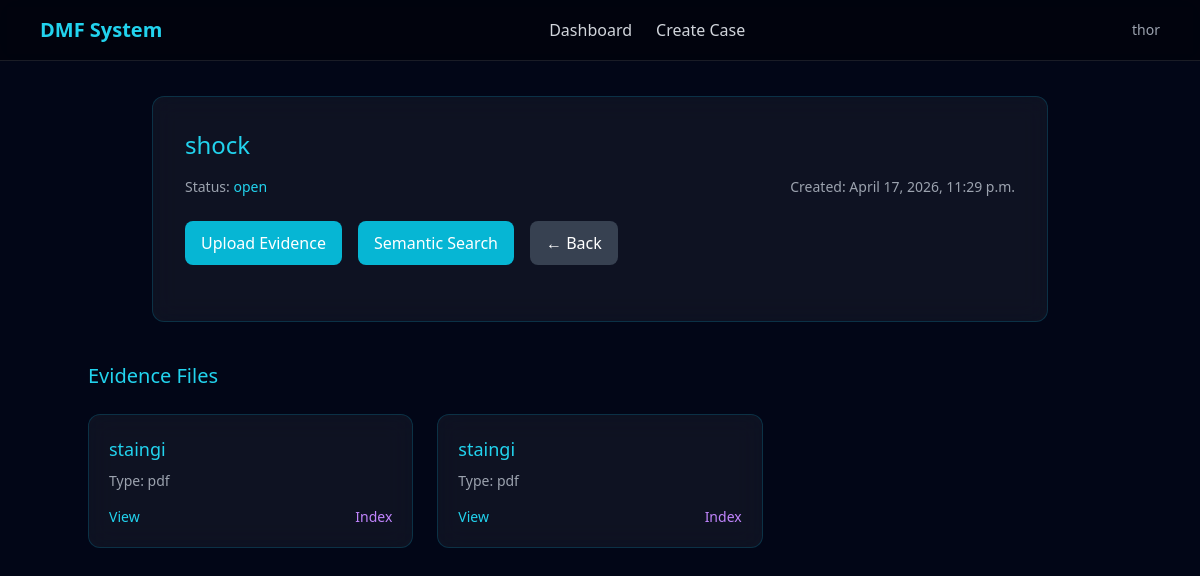
The app's page /cases/cases/1/ (signed in) with its own data.
### cases/models.py (models this page shows, shortened)
class Case(models.Model):
    STATUS_CHOICES = [
        ('open', 'Open'),
        ('closed', 'Closed'),
    ]
    title = models.CharField(max_length=255)
    description = models.TextField(blank=True)
    created_by = models.ForeignKey(User, on_delete=models.CASCADE, related_name='cases')
    status = models.CharField(max_length=20, choices=STATUS_CHOICES, default='open')
    created_at = models.DateTimeField(auto_now_add=True)

### evidence/models.py (models this page shows, shortened)
class EvidenceFile(models.Model):
    FILE_TYPES = [
        ('pdf', 'PDF'),
        ('txt', 'Text'),
        ('docx', 'DOCX'),
        ('other', 'Other'),
    ]
    case = models.ForeignKey(Case, on_delete=models.CASCADE, related_name='evidence_files')
    title = models.CharField(max_length=255)
    file = models.FileField(upload_to='evidence/')
    file_type = models.CharField(max_length=20, choices=FILE_TYPES, default='other')
    extracted_text = models.TextField(blank=True)
    uploaded_at = models.DateTimeField(auto_now_add=True)

### cases/views.py (the view)
# urls.py: path('cases/<int:case_id>/', views.case_detail, name='case_detail'),
@login_required
def case_detail(request, case_id):
    case = get_object_or_404(Case, id=case_id, created_by=request.user)
    return render(request, 'cases/case_detail.html', {'case': case})

### templates/cases/case_detail.html (shortened to what this page needs)
{% load static %}
<!DOCTYPE html>
<html lang="en">
<head>
<script src="https://cdn.tailwindcss.com"></script>
</head>
<body class="pt-24 px-6">
<header class="navbar fixed top-0 left-0 w-full z-50 flex justify-between items-center px-10 py-4">
    <h1 class="text-xl font-bold text-cyan-400">DMF System</h1>
    <nav class="flex gap-6 text-gray-300">
        <a href="{% url 'home' %}" class="hover:text-cyan-400">Dashboard</a>
        <a href="{% url 'create_case' %}" class="hover:text-cyan-400">Create Case</a>
    </nav>
    <div class="flex gap-4 items-center">
        <span class="text-sm text-gray-400">{{ request.user.username }}</span>
    </div>
</header>
<div class="glass p-8 rounded-xl max-w-4xl mx-auto">
    <h2 class="text-2xl text-cyan-400 mb-4">{{ case.title }}</h2>
    <div class="flex justify-between text-sm text-gray-400 mb-6">
        <span>Status: <span class="text-cyan-400">{{ case.status }}</span></span>
        <span>Created: {{ case.created_at }}</span>
    </div>
    <div class="flex gap-4 mb-6 flex-wrap">
        <a href="{% url 'upload_evidence' %}" class="btn">
            Upload Evidence
        </a>
        <a href="{% url 'semantic_search' %}?case_id={{ case.id }}" class="btn">
            Semantic Search
        </a>
        <a href="{% url 'home' %}" class="btn bg-gray-700 hover:bg-gray-600">
            ← Back
        </a>
    </div>
</div>
<div class="max-w-5xl mx-auto mt-10">
    <h3 class="text-xl text-cyan-400 mb-6">Evidence Files</h3>
    <div class="grid md:grid-cols-3 gap-6">
        {% for evidence in case.evidence_files.all %}
        <div class="glass card p-5 rounded-xl">
            <h4 class="text-lg text-cyan-400">
                {{ evidence.title }}
            </h4>
            <p class="text-gray-400 text-sm mt-2">
                Type: {{ evidence.file_type }}
            </p>
            <div class="mt-4 flex justify-between text-sm">
                <a href="{% url 'evidence_detail' evidence.id %}"
                   class="text-cyan-400 hover:underline">
                    View
                </a>
                <a href="{% url 'index_evidence' evidence.id %}"
                   class="text-purple-400 hover:underline">
                    Index
                </a>
            </div>
        </div>
        {% empty %}
            <p class="text-gray-400">No evidence uploaded yet.</p>
        {% endfor %}
    </div>
</div>
</body>
</html>

### templates/cases/case_detail.html (style rules this page uses)
body { background:#020617; color:white; }
.navbar { backdrop-filter: blur(10px); background: rgba(0,0,0,0.4); border-bottom:1px solid rgba(255,255,255,0.1); }
.glass { background:rgba(255,255,255,0.05); backdrop-filter:blur(12px); border:1px solid rgba(6,182,212,0.2); }
.card { transition:0.3s; }
.btn { padding:10px 16px; border-radius:8px; background:#06b6d4; color:white; transition:0.3s; }

### records on screen
Case: title "shock", status "open", created_at "April 17, 2026, 11:29 p.m."
EvidenceFile: title "staingi", file_type "pdf"
EvidenceFile: title "staingi", file_type "pdf"

### other values on screen
{{ request.user.username }} "thor"
